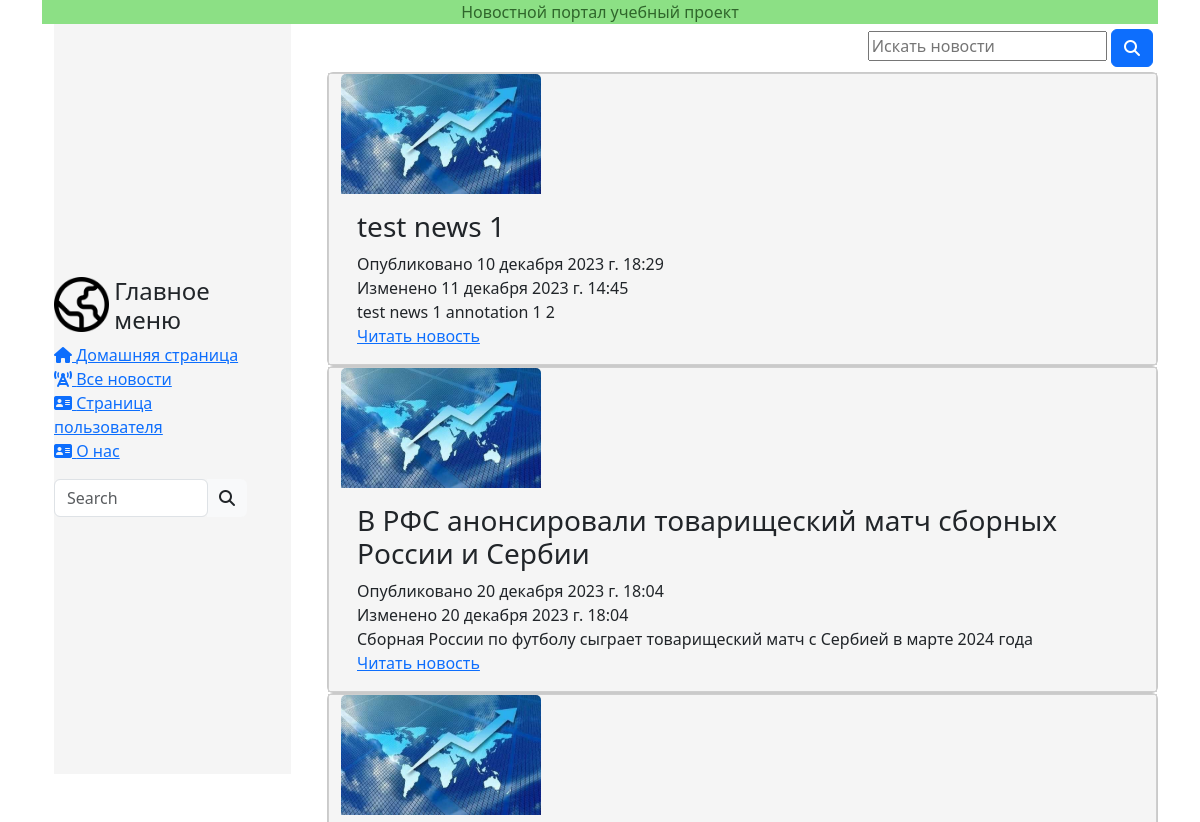
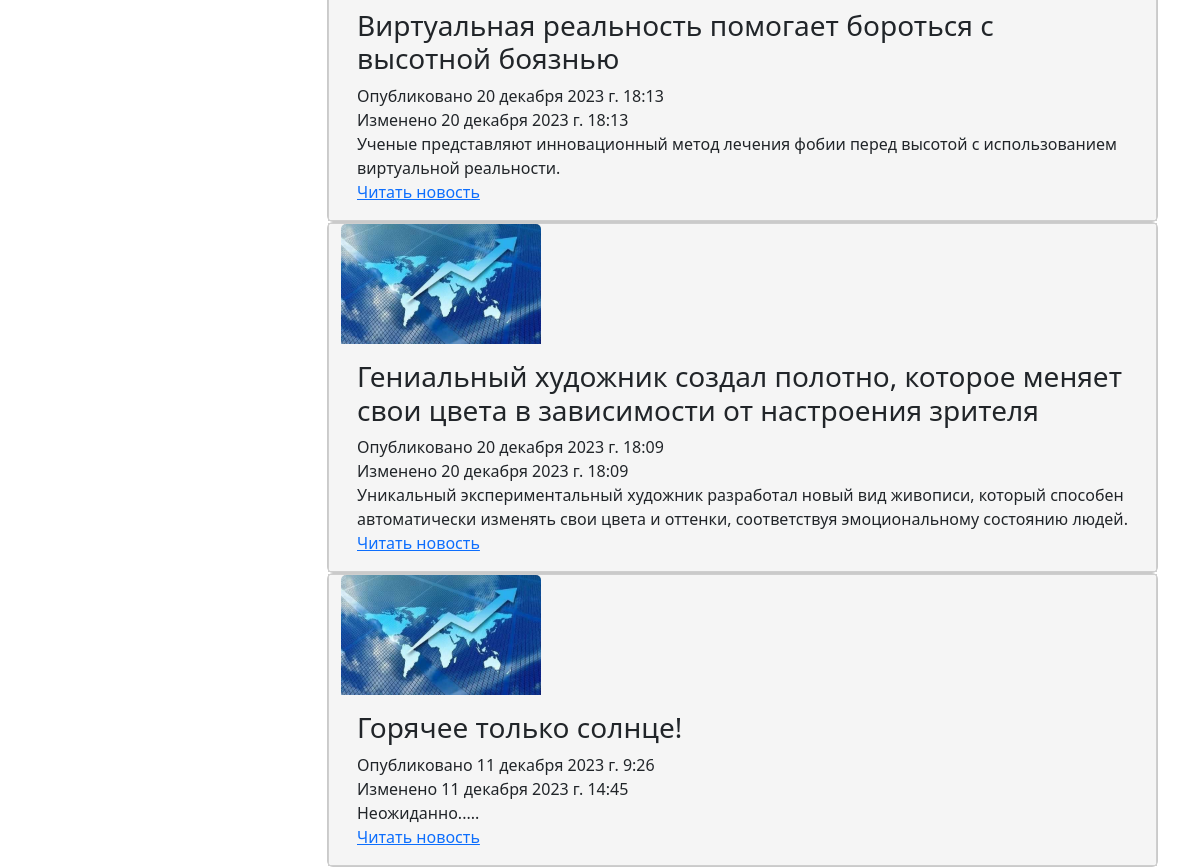
Page /news/news/ (upper part) on the earlier database version (2 pictures, top to bottom).
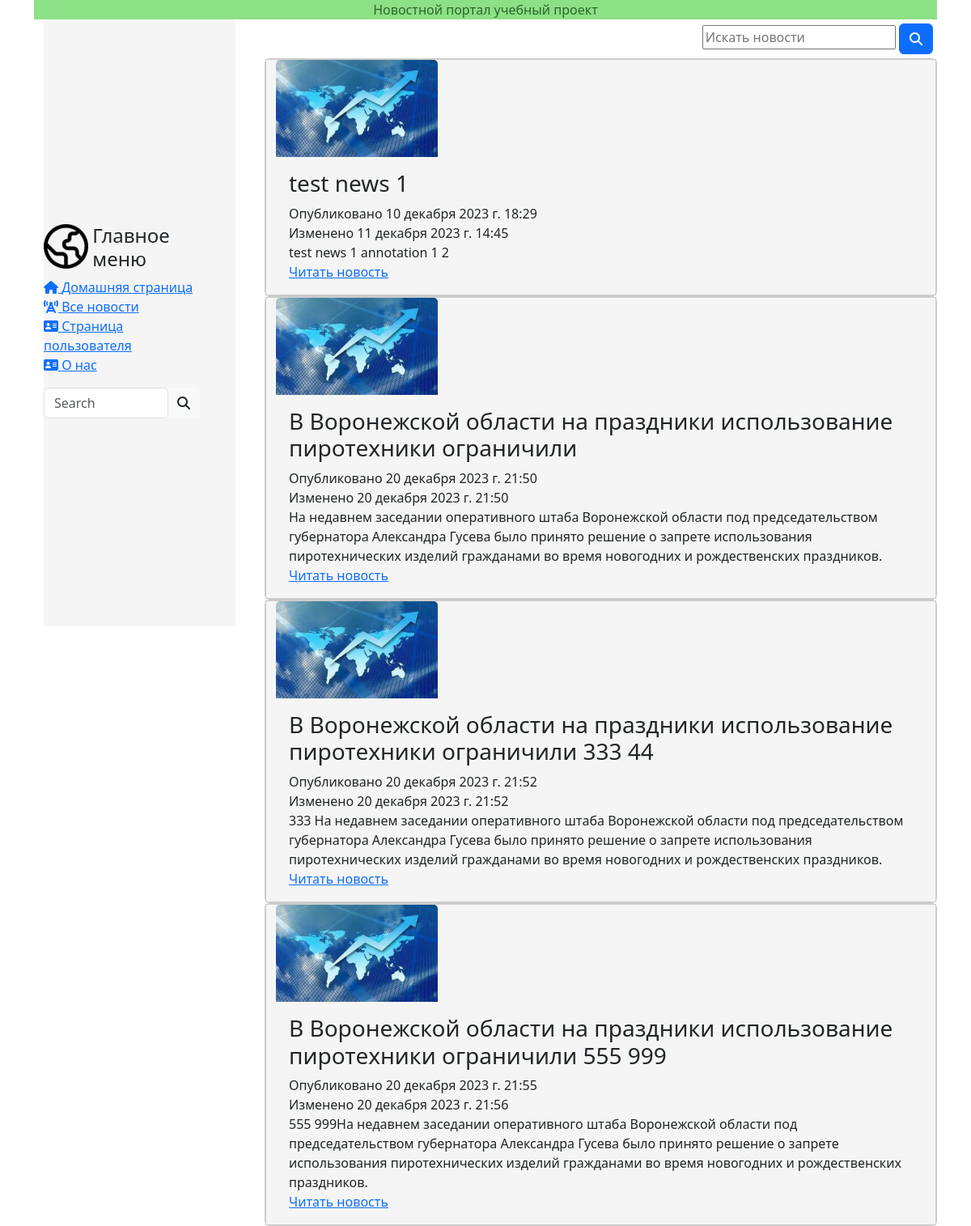
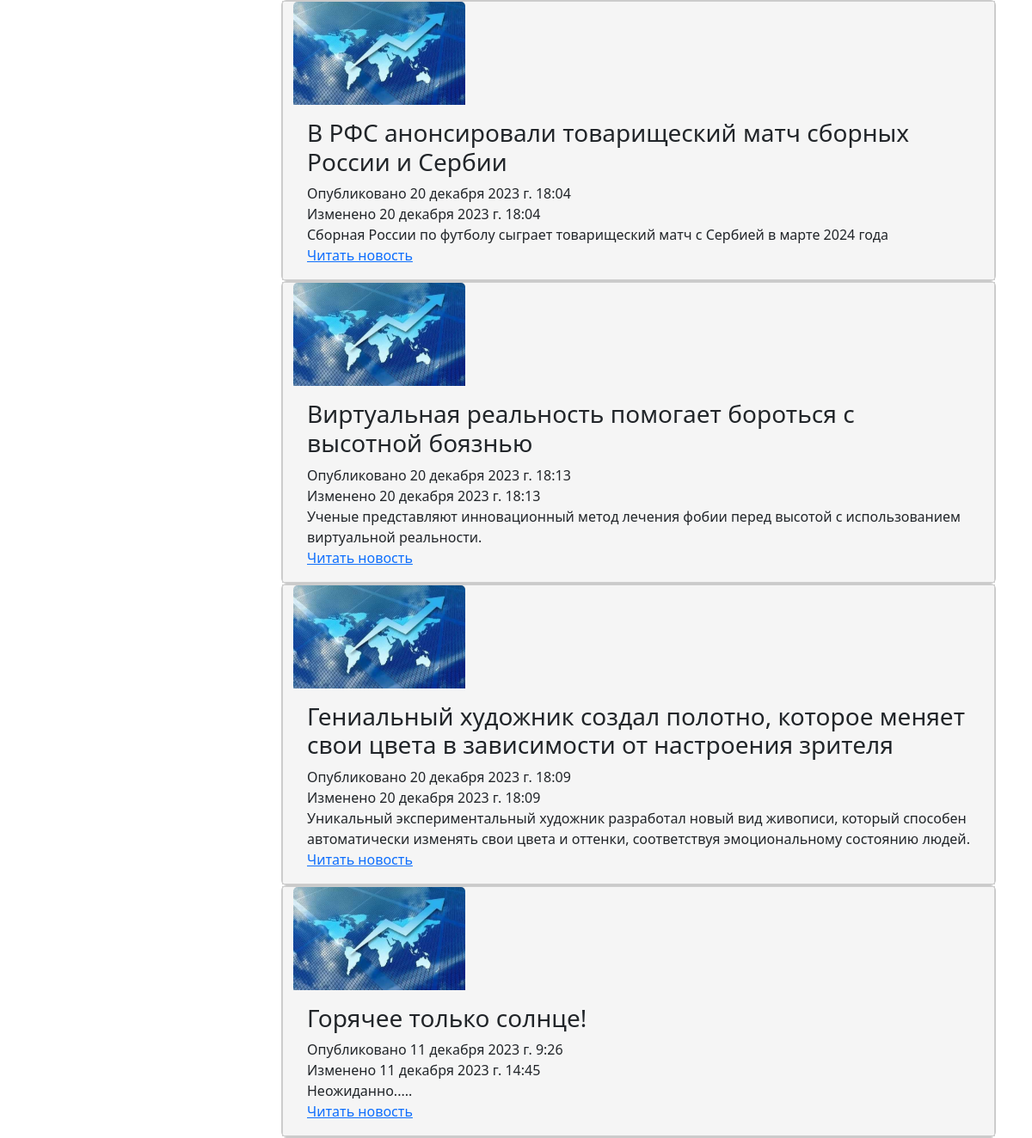
Same page on the later database version (2 pictures, top to bottom).
### news/models.py (models this page shows, shortened)
class Article(models.Model):
    categories = (('E', 'Экономика'),
                  ('S', 'Наука'),
                  ('IT', 'IT'),
                  ('SP', 'Спорт'),
                  ('N', 'Природа'),
                  ('W', 'Мировые новости'),
                  ('R', 'Региональные новости'),
                  ('C', 'Культура'),
                  ('R', 'Региональные новости'))
    author = models.ForeignKey(User, on_delete=models.SET_NULL, null=True, verbose_name='Автор')
    title = models.CharField('Название', max_length=120, default='')
    anouncement = models.TextField('Аннотация', max_length=250)
    text = models.TextField('Текст новости')
    date = models.DateTimeField('Дата публикации', auto_now_add=True)
    date_change = models.DateTimeField('Дата обновления', auto_now = True)
    category = models.CharField(choices=categories, max_length=20, verbose_name='Категория')
    tags = models.ManyToManyField(to=Tag, blank=True)
    def get_absolute_url(self):
        return f'/news/news/{self.id}'
    class Meta:
        ordering = ['title','date']
        verbose_name= 'Новость'
        verbose_name_plural='Новости'

### news/views.py (the view)
# urls.py: path('news/', views.news, name = 'news'),
def news(request):
    articles = Article.objects.all()
    context = {'articles':articles}
    return render(request, 'news/news.html', context)

### news/templates/news/news.html (shortened to what this page needs)
{% extends 'main/base.html' %}
    {% load static %}
{% block body %}
<link rel="stylesheet" href="https://ajax.googleapis.com/ajax/libs/jqueryui/1.11.4/themes/smoothness/jquery-ui.css">
<div class="margins5">
    <div class="row" align="right">
        <div class="search">
            <input id="search_news" placeholder="Искать новости">
            <button class="btn btn-primary">
                <i class="fas fa-search"></i>
            </button>
        </div>
    </div>
</div>
{% include 'news/news_list.html' %}
{% endblock %}

### main/templates/main/base.html (shortened to what this page needs)
<!DOCTYPE html>
{% load static %}
{% load bootstrap5 %}
<link rel="stylesheet" href="{% static 'main/css/style.css' %}" />
<head>
</head>
<html>
<body>
    <div class="container">
        <div class="body">
            {% include 'main/header.html' %}
            <div class="row">
                    <div class="col-3">
                        {% block navbar %} {% include 'main/navbar.html' %}{% endblock %}
                    </div>
                    <div class="col-9">
                        {% block body %} {% endblock %}
                    </div>
            </div>
            {% block foot %} {% include 'main/foot.html' %}{% endblock %}
        </div>
    </div>
</body>
</html>

### main/templates/main/header.html (shortened to what this page needs)
<!DOCTYPE html>
<html lang="en">
<head>
</head>
<body>
    <div class="container">
        <div class="row">
            <div class="headfoot">
                <p2> Новостной портал учебный проект</p2>
            </div>
        </div>
    </div>
</body>
</html>

### main/templates/main/navbar.html
{% include 'main/navbar_visible.html' %}

### main/templates/main/navbar_visible.html (shortened to what this page needs)
{% load static %}
{% load bootstrap5 %}
{% bootstrap_css %}
<link rel="stylesheet" href="{% static 'main/css/style.css' %}" />
<div class="container-fluid">
    <div class="navbar">
        <div class="row" >
            <div class="col-3 col-sm-4 col-md-4 col-lg-3">
                <div class="d-none d-xl-block">
                    <img src="{% static 'main/img/world.png' %}" alt="Иконка меню" style="width:auto;height:55px">
                </div>
            </div>
            <div class="col-9 col-sm-5 col-md-8 col-lg-9">
                <div class="d-none d-xl-block">
                    <span class="content-to-hide"><h4> Главное <br> меню </h4></span>
                </div>
            </div>
            <div class="row">
                <ul>
                    <div class="row">
                    <ul> <a href="{% url 'main' %}"> <i class="fa-solid fa-house"> </i> <span class="content-to-hide">Домашняя страница</span></a></ul>
                    <ul> <a href="{% url 'news' %}"> <i class="fa-solid fa-tower-cell"></i> <span class="content-to-hide">Все новости</span></a></ul>
                    <ul> <a href="{% url 'user' %}"> <i class="fa-solid fa-address-card"></i> <span class="content-to-hide">Страница пользователя</span></a></ul>
                    <ul> <a href="{% url 'about' %}"> <i class="fa-solid fa-address-card"></i> <span class="content-to-hide">О нас</span></a></ul>
                    <ul>
                        <div class="input-group rounded">
                            <input type="search" class="form-control rounded" placeholder="Search" aria-label="Search" aria-describedby="search-addon" />
                            <span class="input-group-text border-0" id="search-addon">
                                <i class="fas fa-search"></i>
                            </span>
                        </div>
                    </ul>
                </ul>
            </div>
        </div>
    </div>
</div>

### news/templates/news/news_list.html (shortened to what this page needs)
<!DOCTYPE html>
{% load static %}
{% load bootstrap5 %}
<html lang="en">
<head>
  {% bootstrap_css %}
  <link rel="stylesheet" href="{% static 'main/css/style.css' %}" />
</head>
<body>
    {% for article in articles %}
    <div class="card" style="background-color:#f5f5f5">
        <div class="container-fluid" style="border:1px solid #cecece;">
            <img class="card-img-top" src="{% static 'main/img/news_pict_world.jpg' %}" alt="Мировые новости" style="width:200px;height:auto">
            <div class="card-body">
                <h3> {{ article.title }}  </h3>
                <p1> Опубликовано {{ article.date }} </p1> <br>
                <p1> Изменено {{ article.date_change }} </p1> <br>
                <p1> {{ article.anouncement }} </p1> <br>
                <a href="{{ article.get_absolute_url }}">Читать новость</a>
            </div>
        </div>
    </div>
    {% endfor %}
</body>
</html>

### main/templates/main/foot.html (shortened to what this page needs)
<!DOCTYPE html>
<html lang="en">
<head>
</head>
<body>
</body>
</html>

### main/static/main/css/style.css (style rules this page uses)
.headfoot { background-color: #8ce085; color: #2f662b; text-align: center; }
.navbar { background-color: #f5f5f5; padding-right: 20px; padding-top: 20px; min-height: calc(100vh - 50px); }
.margins5 { margin: 5px; }

Differences in the rows shown:
added Article: title "В Воронежской области на праздники использование пиротехники ограничили", date "20 декабря 2023 г. 21:50", date_change "20 декабря 2023 г. 21:50", anouncement "На недавнем заседании оперативного штаба Воронежской области под председательством губернатора Александра Гусева было принято решение о запрете использования пиротехнических изделий гражданами во время новогодних и рождественских праздников."
added Article: title "В Воронежской области на праздники использование пиротехники ограничили 333 44", date "20 декабря 2023 г. 21:52", date_change "20 декабря 2023 г. 21:52", anouncement "333 На недавнем заседании оперативного штаба Воронежской области под председательством губернатора Александра Гусева было принято решение о запрете использования пиротехнических изделий гражданами во время новогодних и рождественских праздников."
added Article: title "В Воронежской области на праздники использование пиротехники ограничили 555 999", date "20 декабря 2023 г. 21:55", date_change "20 декабря 2023 г. 21:56", anouncement "555 999На недавнем заседании оперативного штаба Воронежской области под председательством губернатора Александра Гусева было принято решение о запрете использования пиротехнических изделий гражданами во время новогодних и рождественских праздников."
